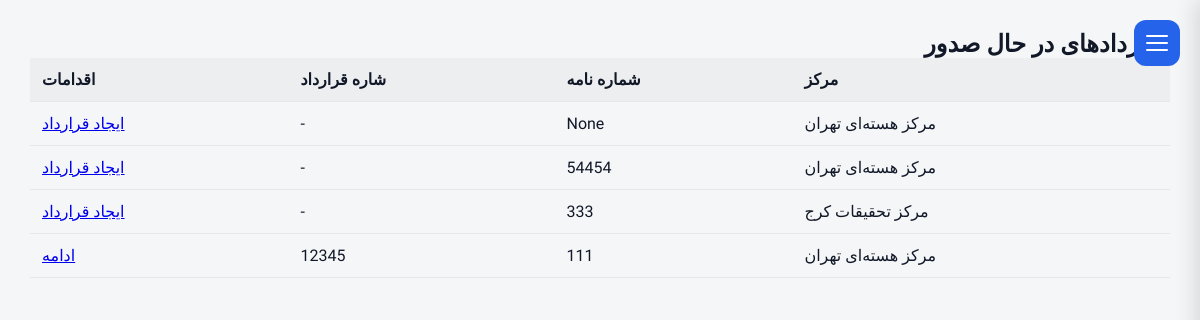
Screenshot of /contract/license (signed in) with the database file from the repository.
### operations/models.py (models this page shows, shortened)
class LicenseRequest(models.Model):
    facility = models.ForeignKey(
        Facility,
        on_delete=models.PROTECT,
        related_name="license_requests",
    )
    letter_number = models.CharField(
        max_length=100,
        blank=True,
        null=True,
    )
    letter_date = models.DateField(
        blank=True,
        null=True,
    )
    status = models.CharField(
        max_length=20,
        choices=LicenseStatus.choices,
        default=LicenseStatus.DRAFT,
    )
    status_date = models.DateTimeField(
        null=True,
        blank=True,
    )
    specification_completed = models.BooleanField(default=False,)
    description = models.TextField(
        _("Description"),
        blank=True,)
    created_by = models.ForeignKey(
        settings.AUTH_USER_MODEL,
        on_delete=models.PROTECT,
    )
    created_at = models.DateTimeField(
        auto_now_add=True,
    )
    updated_at = models.DateTimeField(
        auto_now=True,
    )
    class Meta:
        ordering = ["-created_at"]

### facilities/models.py (models this page shows, shortened)
class Facility(models.Model):
    name = models.CharField(
        _("Facility Name"),
        max_length=255, blank=True,null=True
    )
    responsible_person = models.CharField(
        _("Responsible Person"),
        max_length=150, blank=True,null=True
    )
    telephone = models.CharField(
        _("Telephone"),
        max_length=50, blank=True,null=True
    )
    email = models.EmailField(
        _("Email"),
        blank=True,null=True
    )
    address1 = models.CharField(
        _("Address Line 1"),
        max_length=255, blank=True,null=True
    )
    address2 = models.CharField(
        _("Address Line 2"),
        max_length=255,
         blank=True,null=True
    )
    postal_code = models.CharField(
        _("Postal Code"),
        max_length=20,
         blank=True,null=True
    )
    national_id = models.CharField(
        _("National ID"),
        max_length=50,
         blank=True,null=True
    )
    economic_code = models.CharField(
        _("Economic Code"),
        max_length=50,
         blank=True,null=True
    )
    created_at = models.DateTimeField(
        auto_now_add=True
    )
    updated_at = models.DateTimeField(
        auto_now=True
    )
    class Meta:
        ordering = ["name"]
        verbose_name = _("Facility")
        verbose_name_plural = _("Facilities")

### contract/models.py (models this page shows, shortened)
class LicenseContract(models.Model):
    license = models.OneToOneField(
        LicenseRequest,
        on_delete=models.PROTECT,
        related_name="contract"
    )
    contract_number = models.CharField(
        max_length=100,
        blank=True,
        null=True
    )
    contract_date = models.DateField(
        blank=True,
        null=True
    )
    contract_cost = models.DecimalField(
        max_digits=14,
        decimal_places=2,
        blank=True,
        null=True
    )
    draft_sent_to_customer = models.BooleanField(
        default=False
    )
    draft_sent_date = models.DateField(
        blank=True,
        null=True
    )
    notification_letter_number = models.CharField(
        max_length=30,
        blank=True,
        null=True
    )
    notification_letter_date = models.DateField(
        blank=True,
        null=True
    )
    amendment_notes = models.TextField(
        blank=True,
        null=True
    )
    source_owner = models.CharField(
        max_length=100,
        blank=True,
        null=True
    )
    contract_accountable = models.CharField(
        max_length=100,
        blank=True,
        null=True
    )
    created_at = models.DateTimeField(
        auto_now_add=True
    )
    updated_at = models.DateTimeField(
        auto_now=True
    )

### contract/views.py (the view)
def license_contract_home(request):
    licenses = LicenseRequest.objects.filter(
        status=LicenseStatus.CONTRACTS
    ).select_related(
        "facility",
        "contract",
    )
    return render(
        request,
        "contract/license_contract_home.html",
        {
            "licenses": licenses
        }
    )

### templates/contract/license_contract_home.html
{% extends "base.html" %}
{% load i18n %}
{% block content %}
<h2>
{% trans "Contracts Waiting" %}
</h2>
<table class="table">
<tr>
<th>
{% trans "Facility" %}
</th>
<th>
{% trans "Letter Number" %}
</th>
<th>
{% trans "Contract Number" %}
</th>
<th>
{% trans "Action" %}
</th>
</tr>
{% for license in licenses %}
<tr>
<td>
{{ license.facility.name }}
</td>
<td>
{{ license.letter_number }}
</td>
<td>
{% if license.contract %}
{{ license.contract.contract_number }}
{% else %}
-
{% endif %}
</td>
<td>
{% if license.contract %}
<a href="{% url 'license_contract_update' license.contract.pk %}">
{% trans "Continue" %}
</a>
{% else %}
<a href="{% url 'license_contract_create' license.pk %}">
{% trans "Create Contract" %}
</a>
{% endif %}
</td>
</tr>
{% empty %}
<tr>
<td colspan="4">
{% trans "No contracts waiting." %}
</td>
</tr>
{% endfor %}
</table>
{% endblock %}

### static/css/base.css (style rules this page uses)
* { margin:0; padding:0; box-sizing:border-box; }
html.rtl { font-family:Vazirmatn,sans-serif; }
:root { --bg: #f5f6f8; --card: #ffffff; --text: #111827; --muted: #6b7280; --border: #e5e7eb; --primary: #2563eb; --sidebar: #1f2937; --sidebar-text: #374151; }
body { background: var(--bg); color: var(--text); }
th, td { padding: 12px; border-bottom: 1px solid var(--border); text-align: left; }
th { background: rgba(0,0,0,0.03); }
table { width: max-content; min-width: 100%; border-collapse: collapse; }

### rows the page displays
LicenseRequest: facility.name "مرکز هسته‌ای تهران", letter_number "None"
LicenseRequest: facility.name "مرکز هسته‌ای تهران", letter_number "54454"
LicenseRequest: facility.name "مرکز تحقیقات کرج", letter_number "333"
LicenseRequest: facility.name "مرکز هسته‌ای تهران", letter_number "111", contract.contract_number "12345"
